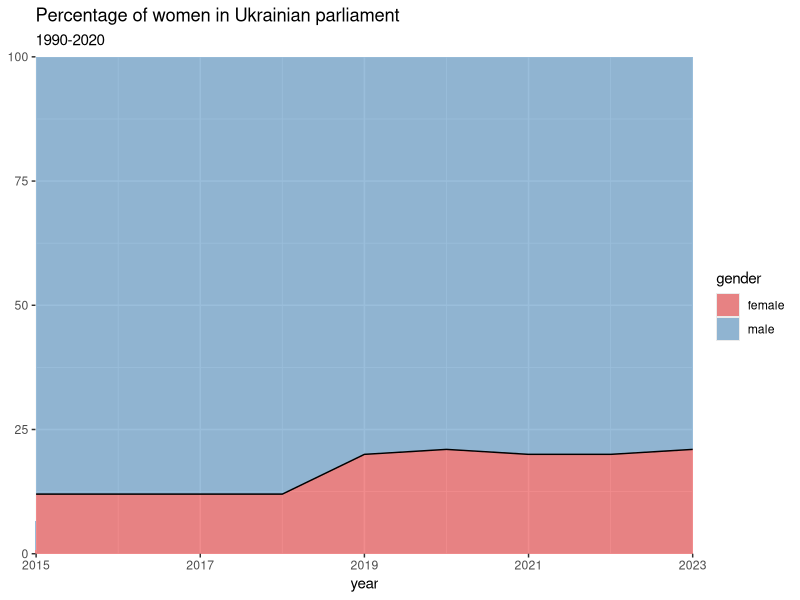

This figure's R source:
library(tidyverse)

df <- read_csv(
  'charts/01fractions/female.csv',
 ) |>  rename(percent_female = data, year = period)

df$percent_male = 100 - df$percent_female

# pivot longer extract percent from percent_male and percent_female
df <- df |> pivot_longer(
  cols = starts_with("percent"),
  names_to = "gender",
  values_to = "percent",
  names_prefix = "percent_",
)

only_female <- df |> filter(gender == "female")


df |> ggplot(aes(year, percent, group = fct_relevel(gender, c("male","female") ) )) + 
  geom_area(aes(fill=gender),  position = "stack", alpha = 0.5) +
  geom_line(data=only_female)+
  scale_fill_brewer(palette = "Set1") +
  scale_y_continuous(expand = c(0, 0)) +
  scale_x_continuous(expand = c(0, 0)) +
  labs(title="Percentage of women in Ukrainian parliament", subtitle="1990-2020", y=NULL)
  
  

